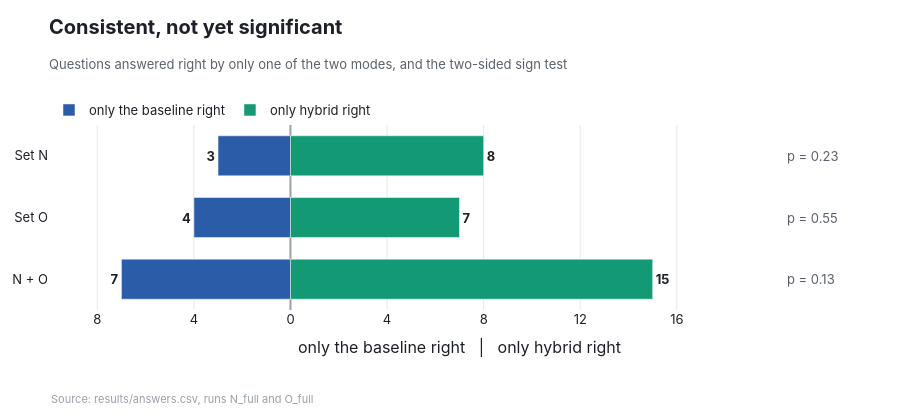

This figure's notebook cell:
### Code cell
ch.significance()

### Figure 1 — Plotly figure (JSON) as saved in the notebook; plotly's stock layout.template omitted (floating-point values rounded to 4 significant figures)
{"data": [{"customdata": [7, 4, 3], "hoverinfo": "skip", "marker": {"color": "#2b5ca8"}, "name": "only the baseline right", "orientation": "h", "text": ["<b>7</b>", "<b>4</b>", "<b>3</b>"], "textposition": "outside", "type": "bar", "x": [-7, -4, -3], "y": ["N + O", "Set O", "Set N"]}, {"hoverinfo": "skip", "marker": {"color": "#139a74"}, "name": "only hybrid right", "orientation": "h", "text": ["<b>15</b>", "<b>7</b>", "<b>8</b>"], "textposition": "outside", "type": "bar", "x": [15, 7, 8], "y": ["N + O", "Set O", "Set N"]}], "layout": {"annotations": [{"font": {"color": "#5b616b"}, "showarrow": false, "text": "p = 0.13", "x": 20.5, "xanchor": "left", "y": "N + O"}, {"font": {"color": "#5b616b"}, "showarrow": false, "text": "p = 0.55", "x": 20.5, "xanchor": "left", "y": "Set O"}, {"font": {"color": "#5b616b"}, "showarrow": false, "text": "p = 0.23", "x": 20.5, "xanchor": "left", "y": "Set N"}, {"font": {"color": "#9aa0a8", "size": 11}, "showarrow": false, "text": "Source: results/answers.csv, runs N_full and O_full", "x": 0, "xanchor": "left", "xref": "paper", "y": 0, "yanchor": "bottom", "yref": "paper", "yshift": -98}], "bargap": 0.35, "barmode": "relative", "height": 420, "hovermode": false, "margin": {"b": 110, "l": 20, "r": 30, "t": 125}, "title": {"font": {"size": 20}, "pad": {"t": 20}, "subtitle": {"font": {"color": "#5b616b", "size": 13}, "text": "Questions answered right by only one of the two modes, and the two-sided sign test"}, "text": "<b>Consistent, not yet significant</b>", "x": 0, "xanchor": "left", "xref": "paper", "y": 1, "yanchor": "top", "yref": "container"}, "xaxis": {"range": [-10, 24], "ticktext": ["8", "4", "0", "4", "8", "12", "16"], "tickvals": [-8, -4, 0, 4, 8, 12, 16], "title": {"text": "only the baseline right   |   only hybrid right"}, "zeroline": true, "zerolinecolor": "#9aa0a8"}, "yaxis": {"showgrid": false}}}
